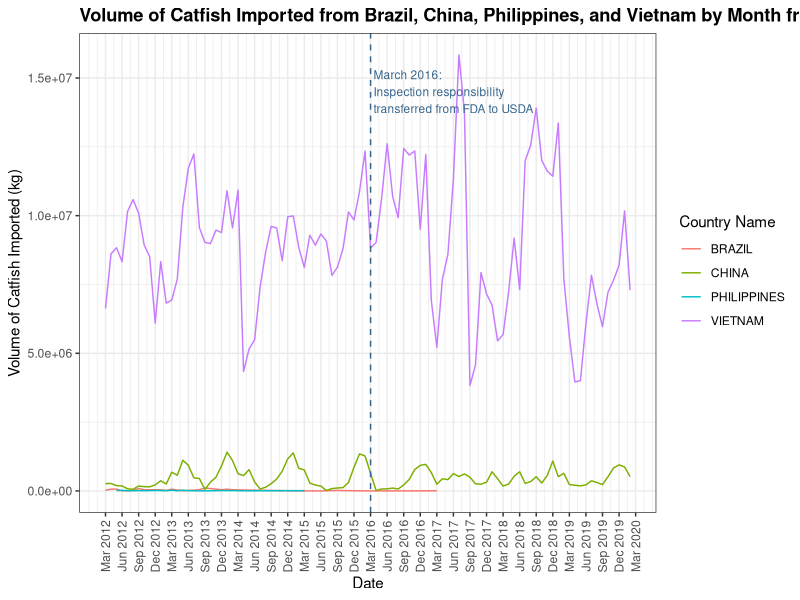

Reproduce this figure in R. (Note: this script raises an error after producing the figure.)
## ---- chunk 1

# Load packages used
library(knitr)
library(car)
library(AER)
library(dplyr)
library(tidyr)
library(ggplot2)
library(reshape2)
library(gridExtra)
library(lubridate)
library(RColorBrewer)

# Set up
opts_chunk$set(echo = TRUE)
options(digits = 3)
opts_knit$set(root.dir ="~/Desktop/NatlFisheriesGit/2_data")

# Remove objects from the previous session
rm(list = ls(all = TRUE))

# Load the data set
dta <- read.csv("output/build/monthly_cleaned.csv")
dta = subset(dta, select = -c(X) )
dta$year_month <- as.yearmon(paste(dta$year, dta$month), "%Y %B")
dta = as_tibble(dta)
glimpse(dta)

## ---- chunk 2

dta %>% 
  group_by(country_name) %>% 
  summarise(volume_sum = sum(volume_kg)) %>% 
  arrange(desc(volume_sum))

## ---- chunk 3

dta_country = dta %>% 
  group_by(year_month, country_name) %>% 
  summarise(volume_sum = sum(volume_kg)) %>% 
  filter(country_name %in% c("VIETNAM","CHINA","BRAZIL","PHILIPPINES"))

dta_country

## ---- chunk 4

ggplot(dta_country,aes(year_month,volume_sum)) + 
  geom_path(aes(color=country_name)) + 
  geom_vline(xintercept = as.yearmon(c('Mar 2016')), 
             color='steelblue4', linetype='dashed') + 
  annotate('text', x = as.yearmon('Mar 2016'), y = 14500000, 
           label = ' March 2016:\n Inspection responsibility\n transferred from FDA to USDA', 
           size = 3, color = 'steelblue4', hjust = 0) + 
  labs(title = 'Volume of Catfish Imported from Brazil, China, Philippines, and Vietnam by Month from 2012 to 2020', 
       x = 'Date', y = 'Volume of Catfish Imported (kg)', color = 'Country Name') + 
  scale_x_yearmon(breaks = seq(from = min(dta_country$year_month), 
                               to = as.yearmon('Mar 2020'),
                               by = 0.25)) + 
  theme_bw() + 
  theme(plot.title = element_text(face = 'bold'), 
        axis.text.x = element_text(angle = 90, vjust = 0.5))

ggsave('output/figures/import/fig1.png',dpi=300)

## ---- chunk 5

dta_vietnam = dta %>% 
  group_by(year_month, country_name) %>% 
  summarise(volume_sum = sum(volume_kg),
            value_sum = sum(value_USD)) %>% 
  filter(country_name %in% c("VIETNAM"))

dta_vietnam
summary(dta_vietnam)

## ---- chunk 6

ggplot(dta_vietnam,aes(year_month, volume_sum)) + 
  geom_path() + 
  geom_vline(xintercept = as.yearmon(c('Mar 2016','Nov 2019')), 
             color='steelblue4', linetype='dashed') + 
  annotate('text', x = as.yearmon('Mar 2016'), y = 14500000, 
           label = ' March 2016:\n Inspection responsibility\n transferred from FDA to USDA', 
           size = 3, color = 'steelblue4', hjust = 0) + 
  annotate('text', x = as.yearmon('Nov 2019'), y = 14500000, 
           label = ' November 2019:\n USDA granted\n equivalence to\n Vietnam', 
           size = 3, color = 'steelblue4', hjust = 0) + 
  labs(title = 'Volume of Catfish Imported from Vietnam by Month from 2012 to 2020', 
       x = 'Date', y = 'Volume of Catfish Imported from Vietnam (kg)') + 
  scale_x_yearmon(breaks = seq(from = min(dta_vietnam$year_month), 
                               to = as.yearmon('Mar 2020'),
                               by = 0.25)) + 
  theme_bw() + 
  theme(plot.title = element_text(face = 'bold'), 
        axis.text.x = element_text(angle = 90, vjust = 0.5))

ggsave('output/figures/import/fig2.png',dpi=300)

## ---- chunk 7

ggplot(dta_vietnam,aes(year_month, value_sum)) + 
  geom_path() + 
  geom_vline(xintercept = as.yearmon(c('Mar 2016','Nov 2019')), 
             color='steelblue4', linetype='dashed') + 
  annotate('text', x = as.yearmon('Mar 2016'), y = 54500000, 
           label = ' March 2016:\n Inspection responsibility\n transferred from FDA to USDA', 
           size = 3, color = 'steelblue4', hjust = 0) + 
  annotate('text', x = as.yearmon('Nov 2019'), y = 54500000, 
           label = ' November 2019:\n USDA granted\n equivalence to\n Vietnam', 
           size = 3, color = 'steelblue4', hjust = 0) + 
  labs(title = 'Value of Catfish Imported from Vietnam by Month from 2012 to 2020', 
       x = 'Date', y = 'Value of Catfish Imported from Vietnam (USD)') + 
  scale_x_yearmon(breaks = seq(from = min(dta_vietnam$year_month), 
                               to = as.yearmon('Mar 2020'),
                               by = 0.25)) + 
  theme_bw() + 
  theme(plot.title = element_text(face = 'bold'), 
        axis.text.x = element_text(angle = 90, vjust = 0.5))

ggsave('output/figures/import/fig3.png',dpi=300)

## ---- chunk 8

dta_vietnam_season = dta_vietnam %>% 
  mutate(dategroup = round_date(as.Date(year_month), "3 months")) %>%
  group_by(dategroup) %>%
  summarise(season_volume = sum(volume_sum),
            season_value = sum(value_sum))

dta_vietnam_season$dategroup = ymd(dta_vietnam_season$dategroup %m+% months(2))

dta_vietnam_season

# dta_vietnam['volume_sum'] %>% slice(1:3) %>% sum()

## ---- chunk 9

ggplot(dta_vietnam_season,aes(dategroup, season_volume)) + 
  geom_point(size=2) + 
  geom_path() + 
  geom_vline(xintercept = as.Date(c('2016-03-01','2019-11-05')),
             color='steelblue4', linetype='dashed') +
  annotate('text', x = as.Date('2016-03-01'), y = 39000000,
           label = ' March 2016:\n Inspection responsibility\n transferred from FDA to USDA',
           size = 3, color = 'steelblue4', hjust = 0) +
  annotate('text', x = as.Date('2019-11-05'), y = 39000000,
           label = ' November 2019:\n USDA granted\n equivalence to\n Vietnam',
           size = 3, color = 'steelblue4', hjust = 0) +
  labs(title = 'Value of Catfish Imported from Vietnam by 3 Months from 2012 to 2020', 
       x = 'Date', y = 'Value of Catfish Imported from Vietnam (USD)') + 
  scale_x_date(date_breaks = "1 year", date_labels = "%Y") +
  theme_bw() + 
  theme(plot.title = element_text(face = 'bold'))

ggsave('output/figures/import/fig4.png',dpi=300)

## ---- chunk 10

dta_vietnam_halfyear = dta_vietnam

dta_vietnam_halfyear$year_month_adjusted = ymd(as.Date(dta_vietnam_halfyear$year_month) %m-% months(2))

dta_vietnam_halfyear = dta_vietnam_halfyear %>% 
  mutate(dategroup = ceiling_date(year_month_adjusted, "6 months")) %>%
  group_by(dategroup) %>%
  summarise(halfyear_volume = sum(volume_sum),
            halfyear_value = sum(value_sum))

dta_vietnam_halfyear$dategroup = ymd(dta_vietnam_halfyear$dategroup %m+% months(2))

dta_vietnam_halfyear

# dta_vietnam['volume_sum'] %>% slice(1:6) %>% sum()

## ---- chunk 11

ggplot(dta_vietnam_halfyear,aes(dategroup, halfyear_volume)) + 
  geom_point(size=2) + 
  geom_path() + 
  geom_vline(xintercept = as.Date(c('2016-03-01','2019-11-05')),
             color='steelblue4', linetype='dashed') +
  annotate('text', x = as.Date('2016-03-01'), y = 52000000,
           label = ' March 2016:\n Inspection responsibility\n transferred from FDA to USDA',
           size = 3, color = 'steelblue4', hjust = 0) +
  annotate('text', x = as.Date('2019-11-05'), y = 52000000,
           label = ' November 2019:\n USDA granted\n equivalence to\n Vietnam',
           size = 3, color = 'steelblue4', hjust = 0) +
  labs(title = 'Value of Catfish Imported from Vietnam by 6 Months from 2012 to 2020', 
       x = 'Date', y = 'Value of Catfish Imported from Vietnam (USD)') + 
  scale_x_date(date_breaks = "1 year", date_labels = "%Y") +
  theme_bw() + 
  theme(plot.title = element_text(face = 'bold'))

ggsave('output/figures/import/fig5.png',dpi=300)

## ---- chunk 12

dta_vietnam_year = dta_vietnam

dta_vietnam_year$year_month_adjusted = ymd(as.Date(dta_vietnam_year$year_month) %m-% months(2))

dta_vietnam_year = dta_vietnam_year %>% 
  mutate(dategroup = ceiling_date(year_month_adjusted, "1 year")) %>%
  group_by(dategroup) %>%
  summarise(year_volume = sum(volume_sum),
            year_value = sum(value_sum))

dta_vietnam_year$dategroup = ymd(dta_vietnam_year$dategroup %m+% months(2))

dta_vietnam_year

# dta_vietnam['volume_sum'] %>% slice(1:12) %>% sum()

## ---- chunk 13

ggplot(dta_vietnam_year,aes(dategroup, year_volume)) + 
  geom_point(size=3) + 
  geom_path() + 
  geom_vline(xintercept = as.Date(c('2016-03-01','2019-11-05')),
             color='steelblue4', linetype='dashed') +
  annotate('text', x = as.Date('2016-03-01'), y = 102000000,
           label = ' March 2016:\n Inspection responsibility\n transferred from FDA to USDA',
           size = 3, color = 'steelblue4', hjust = 0) +
  annotate('text', x = as.Date('2019-11-05'), y = 102000000,
           label = ' November 2019:\n USDA granted\n equivalence to\n Vietnam',
           size = 3, color = 'steelblue4', hjust = 0) +
  labs(title = 'Value of Catfish Imported from Vietnam by Year from 2012 to 2020', 
       x = 'Date', y = 'Value of Catfish Imported from Vietnam (USD)') + 
  scale_x_date(date_breaks = "1 year", date_labels = "%Y") +
  theme_bw() + 
  theme(plot.title = element_text(face = 'bold'))

ggsave('output/figures/import/fig6.png',dpi=300)

## ---- chunk 14

dta_china = dta %>% 
  group_by(year_month, country_name) %>% 
  summarise(volume_sum = sum(volume_kg),
            value_sum = sum(value_USD)) %>% 
  filter(country_name %in% c("CHINA"))

dta_china

## ---- chunk 15

ggplot(dta_china,aes(year_month, volume_sum)) + 
  geom_path() + 
  geom_vline(xintercept = as.yearmon(c('Mar 2016','Nov 2019')), 
             color='steelblue4', linetype='dashed') + 
  annotate('text', x = as.yearmon('Mar 2016'), y = 1150000, 
           label = ' March 2016:\n Inspection responsibility\n transferred from FDA to USDA', 
           size = 3, color = 'steelblue4', hjust = 0) + 
  annotate('text', x = as.yearmon('Nov 2019'), y = 1150000, 
           label = ' November 2019:\n USDA granted\n equivalence to\n Vietnam', 
           size = 3, color = 'steelblue4', hjust = 0) + 
  labs(title = 'Volume of Catfish Imported from China by Month from 2012 to 2020', 
       x = 'Date', y = 'Volume of Catfish Imported from China (kg)') + 
  scale_x_yearmon(breaks = seq(from = min(dta_china$year_month), 
                               to = as.yearmon('Mar 2020'),
                               by = 0.25)) + 
  theme_bw() + 
  theme(plot.title = element_text(face = 'bold'), 
        axis.text.x = element_text(angle = 90, vjust = 0.5))

ggsave('output/figures/import/fig7.png',dpi=300)

## ---- chunk 16

dta_map = dta %>% 
  group_by(country_name) %>% 
  summarise(volume_sum = sum(volume_kg)) %>% 
  arrange(desc(volume_sum)) %>% 
  filter(volume_sum > 10000)
  

dta_map$country_name <- tolower(dta_map$country_name)
substr(dta_map$country_name, 1, 1) <- toupper(substr(dta_map$country_name, 1, 1))

dta_map

## ---- chunk 17

library(maps)
world_map <- map_data("world")
map_subset = world_map %>%
  full_join(dta_map, by = c("region" = "country_name")) %>%
  filter(region != "Antarctica")

plain <- theme(
  axis.text = element_blank(),
  axis.line = element_blank(),
  axis.ticks = element_blank(),
  panel.border = element_blank(),
  panel.grid = element_blank(),
  axis.title = element_blank(),
  panel.background = element_rect(fill = "white"),
  plot.title = element_text(hjust = 0.5)
)

ggplot(data = map_subset, mapping = aes(x = long, y = lat, group = group)) + 
  coord_fixed(1.26) +
  geom_polygon(aes(fill = volume_sum), color = "gray", size = 0.1) +
  scale_fill_distiller(palette ="Blues", direction = 1, na.value="white") +
  guides(fill = guide_colourbar(title.position="top", title.hjust = 0.5, 
                                barwidth = 15, barheight = 1, ticks = FALSE)) +
  ggtitle("Major Catfish Exporting Countries to the United States from 2012 to 2020") +
  labs(fill = "Volume of Catfish Imported") +
  plain +
  theme(legend.position="bottom")

ggsave('output/figures/import/fig8.png',dpi=300)
